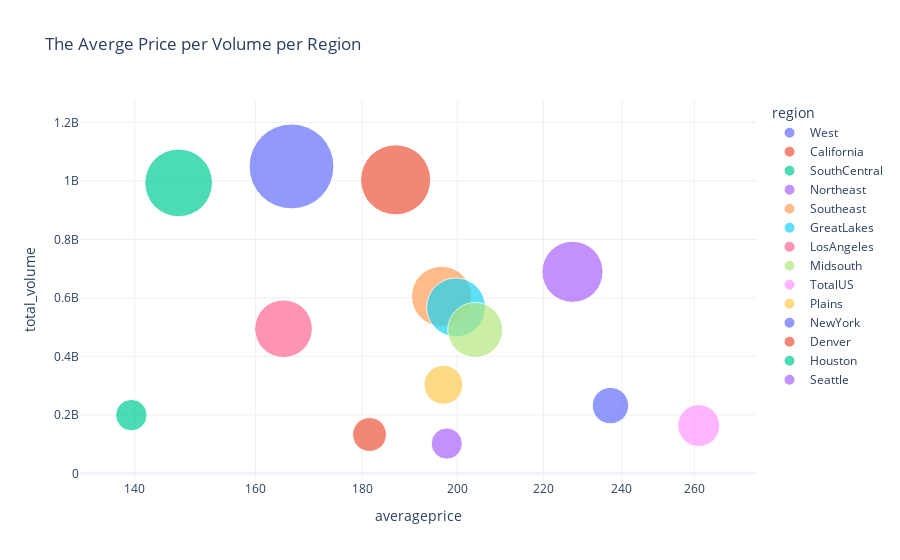

This figure's notebook cell:
### Code cell
fig_5 = px.scatter(bub_df, x="averageprice", y="total_volume",
          size="total_bags", color="region",
                  log_x=True, size_max=60,width=300, title='The Averge Price per Volume per Region')
fig_5.show()

### Figure 1 — Plotly figure (JSON) as saved in the notebook; plotly's stock layout.template omitted (floating-point values rounded to 4 significant figures)
{"data": [{"hovertemplate": "region=West<br>averageprice=%{x}<br>total_volume=%{y}<br>total_bags=%{marker.size}<extra></extra>", "legendgroup": "West", "marker": {"color": "#636efa", "size": [348801323], "sizemode": "area", "sizeref": 96890.0, "symbol": "circle"}, "mode": "markers", "name": "West", "orientation": "v", "showlegend": true, "type": "scatter", "x": [166.5], "xaxis": "x", "y": [1049000000.0], "yaxis": "y"}, {"hovertemplate": "region=California<br>averageprice=%{x}<br>total_volume=%{y}<br>total_bags=%{marker.size}<extra></extra>", "legendgroup": "California", "marker": {"color": "#EF553B", "size": [237800000.0], "sizemode": "area", "sizeref": 96890.0, "symbol": "circle"}, "mode": "markers", "name": "California", "orientation": "v", "showlegend": true, "type": "scatter", "x": [186.8], "xaxis": "x", "y": [1004000000.0], "yaxis": "y"}, {"hovertemplate": "region=SouthCentral<br>averageprice=%{x}<br>total_volume=%{y}<br>total_bags=%{marker.size}<extra></extra>", "legendgroup": "SouthCentral", "marker": {"color": "#00cc96", "size": [222100000.0], "sizemode": "area", "sizeref": 96890.0, "symbol": "circle"}, "mode": "markers", "name": "SouthCentral", "orientation": "v", "showlegend": true, "type": "scatter", "x": [146.9], "xaxis": "x", "y": [993200000.0], "yaxis": "y"}, {"hovertemplate": "region=Northeast<br>averageprice=%{x}<br>total_volume=%{y}<br>total_bags=%{marker.size}<extra></extra>", "legendgroup": "Northeast", "marker": {"color": "#ab63fa", "size": [180900000.0], "sizemode": "area", "sizeref": 96890.0, "symbol": "circle"}, "mode": "markers", "name": "Northeast", "orientation": "v", "showlegend": true, "type": "scatter", "x": [227.2], "xaxis": "x", "y": [689100000.0], "yaxis": "y"}, {"hovertemplate": "region=Southeast<br>averageprice=%{x}<br>total_volume=%{y}<br>total_bags=%{marker.size}<extra></extra>", "legendgroup": "Southeast", "marker": {"color": "#FFA15A", "size": [175300000.0], "sizemode": "area", "sizeref": 96890.0, "symbol": "circle"}, "mode": "markers", "name": "Southeast", "orientation": "v", "showlegend": true, "type": "scatter", "x": [196.6], "xaxis": "x", "y": [605200000.0], "yaxis": "y"}, {"hovertemplate": "region=GreatLakes<br>averageprice=%{x}<br>total_volume=%{y}<br>total_bags=%{marker.size}<extra></extra>", "legendgroup": "GreatLakes", "marker": {"color": "#19d3f3", "size": [168100000.0], "sizemode": "area", "sizeref": 96890.0, "symbol": "circle"}, "mode": "markers", "name": "GreatLakes", "orientation": "v", "showlegend": true, "type": "scatter", "x": [199.7], "xaxis": "x", "y": [567567862], "yaxis": "y"}, {"hovertemplate": "region=LosAngeles<br>averageprice=%{x}<br>total_volume=%{y}<br>total_bags=%{marker.size}<extra></extra>", "legendgroup": "LosAngeles", "marker": {"color": "#FF6692", "size": [161200000.0], "sizemode": "area", "sizeref": 96890.0, "symbol": "circle"}, "mode": "markers", "name": "LosAngeles", "orientation": "v", "showlegend": true, "type": "scatter", "x": [165.0], "xaxis": "x", "y": [494500000.0], "yaxis": "y"}, {"hovertemplate": "region=Midsouth<br>averageprice=%{x}<br>total_volume=%{y}<br>total_bags=%{marker.size}<extra></extra>", "legendgroup": "Midsouth", "marker": {"color": "#B6E880", "size": [146700000.0], "sizemode": "area", "sizeref": 96890.0, "symbol": "circle"}, "mode": "markers", "name": "Midsouth", "orientation": "v", "showlegend": true, "type": "scatter", "x": [204.0], "xaxis": "x", "y": [490400000.0], "yaxis": "y"}, {"hovertemplate": "region=TotalUS<br>averageprice=%{x}<br>total_volume=%{y}<br>total_bags=%{marker.size}<extra></extra>", "legendgroup": "TotalUS", "marker": {"color": "#FF97FF", "size": [85410000.0], "sizemode": "area", "sizeref": 96890.0, "symbol": "circle"}, "mode": "markers", "name": "TotalUS", "orientation": "v", "showlegend": true, "type": "scatter", "x": [261.3], "xaxis": "x", "y": [163500000.0], "yaxis": "y"}, {"hovertemplate": "region=Plains<br>averageprice=%{x}<br>total_volume=%{y}<br>total_bags=%{marker.size}<extra></extra>", "legendgroup": "Plains", "marker": {"color": "#FECB52", "size": [73520000.0], "sizemode": "area", "sizeref": 96890.0, "symbol": "circle"}, "mode": "markers", "name": "Plains", "orientation": "v", "showlegend": true, "type": "scatter", "x": [197.0], "xaxis": "x", "y": [302900000.0], "yaxis": "y"}, {"hovertemplate": "region=NewYork<br>averageprice=%{x}<br>total_volume=%{y}<br>total_bags=%{marker.size}<extra></extra>", "legendgroup": "NewYork", "marker": {"color": "#636efa", "size": [64290000.0], "sizemode": "area", "sizeref": 96890.0, "symbol": "circle"}, "mode": "markers", "name": "NewYork", "orientation": "v", "showlegend": true, "type": "scatter", "x": [237.0], "xaxis": "x", "y": [231700000.0], "yaxis": "y"}, {"hovertemplate": "region=Denver<br>averageprice=%{x}<br>total_volume=%{y}<br>total_bags=%{marker.size}<extra></extra>", "legendgroup": "Denver", "marker": {"color": "#EF553B", "size": [55630000.0], "sizemode": "area", "sizeref": 96890.0, "symbol": "circle"}, "mode": "markers", "name": "Denver", "orientation": "v", "showlegend": true, "type": "scatter", "x": [181.5], "xaxis": "x", "y": [132800000.0], "yaxis": "y"}, {"hovertemplate": "region=Houston<br>averageprice=%{x}<br>total_volume=%{y}<br>total_bags=%{marker.size}<extra></extra>", "legendgroup": "Houston", "marker": {"color": "#00cc96", "size": [47850000.0], "sizemode": "area", "sizeref": 96890.0, "symbol": "circle"}, "mode": "markers", "name": "Houston", "orientation": "v", "showlegend": true, "type": "scatter", "x": [139.4], "xaxis": "x", "y": [199200000.0], "yaxis": "y"}, {"hovertemplate": "region=Seattle<br>averageprice=%{x}<br>total_volume=%{y}<br>total_bags=%{marker.size}<extra></extra>", "legendgroup": "Seattle", "marker": {"color": "#ab63fa", "size": [47050000.0], "sizemode": "area", "sizeref": 96890.0, "symbol": "circle"}, "mode": "markers", "name": "Seattle", "orientation": "v", "showlegend": true, "type": "scatter", "x": [197.7], "xaxis": "x", "y": [101900000.0], "yaxis": "y"}], "layout": {"autosize": true, "legend": {"itemsizing": "constant", "title": {"text": "region"}, "tracegroupgap": 0}, "title": {"text": "The Averge Price per Volume per Region"}, "xaxis": {"anchor": "y", "autorange": true, "domain": [0, 1], "range": [2.117, 2.448], "title": {"text": "averageprice"}, "type": "log"}, "yaxis": {"anchor": "x", "autorange": true, "domain": [0, 1], "range": [-155800000.0, 1600000000.0], "title": {"text": "total_volume"}, "type": "linear"}}}
